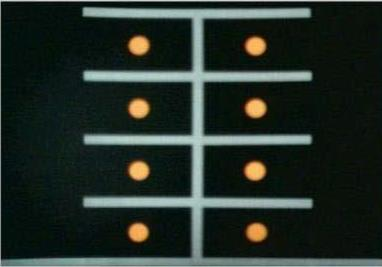
%> input picture images/image1.jpg, 382 x 267 px
$ octave code1.m   (GNU Octave 9; MATLAB toolbox functions it lacks are replaced by stand-ins)
%> lines starting %> are read from the running program, lines starting %| are printed output that depends on the picture; in (x1, y1, x2, y2) boxes, pixels count from 0 and x2, y2 are one past the last pixel; in counts of white or black regions, pixels touching at a corner belong together; the program's own positions count from 1
%code for a very simple image for detecting circles

% constants
sensitivity=0.6;
threshold_for_binary_image=100;
lower_cutoff_radius=5;
higher_cutoff_radius=25;

% take image as input
RGB = imread('/home/hgkumbhare/ivp project/images/image1.jpg');
%> RGB is the input picture: size 267x382x3 uint8; mean R, G, B 35.9, 46.4, 39.9
imshow(RGB);

% convert rgb to grayscale image
I = rgb2gray(RGB);
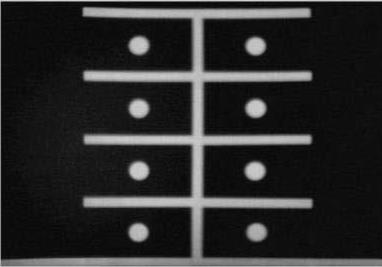
%> I: size 267x382 uint8; min 2, max 215, mean 42.5
figure
imshow(I)

% convert grayscale to binary image
I=I>threshold_for_binary_image;
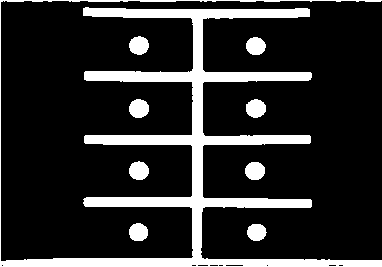
%> I: size 267x382 logical; 16.7% white; 9 white regions, largest, box (x1, y1, x2, y2) and area: (0, 0, 382, 267) 14759, (129, 99, 149, 118) 302, (129, 161, 149, 180) 297
figure;
imshow(I);

% get centers and radius of circles in the image and show them
[centers, radii] = imfindcircles(I,[lower_cutoff_radius higher_cutoff_radius],'ObjectPolarity','bright','Sensitivity',sensitivity);
%> centers = [139.5 109.2; 139.4 171.2; 139.6 46.1; 255.5 171.7; 256.2 109.1; 256.2 46.75; 139 233; 257.1 232.9]; radii = [9.68; 9.55; 9.3; 9.4; 9.56; 9.32; 9.48; 9.1]
h = viscircles(centers,radii);
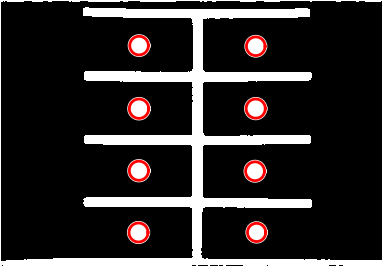
%> figure redrawn from the program's plot data

% display number of empty slots
if length(centers)>0
    disp(length(centers) + " slots available");
%| 8 slots available
else
    disp("No slots available");
end

$ run again, with images/image3.jpg copied over images/image1.jpg
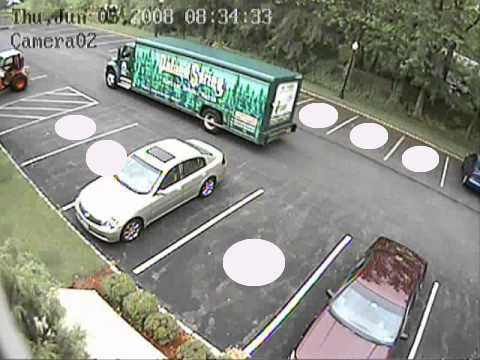
%> input picture images/image3.jpg, 480 x 360 px
%> RGB is the input picture: size 360x480x3 uint8; mean R, G, B 139.2, 142.1, 133.4
%> `I=I>threshold_for_binary_image;`:
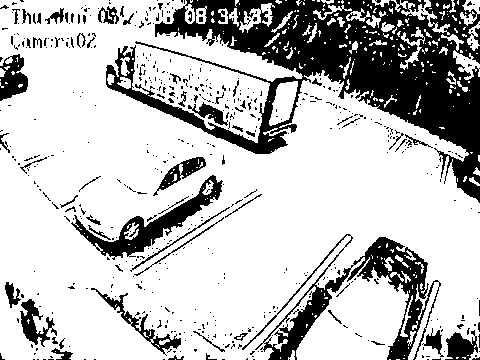
%> I: size 360x480 logical; 75% white; 557 black regions (493 under 20 px), largest, box (x1, y1, x2, y2) and area: (106, 0, 480, 203) 26153, (242, 234, 441, 360) 5607, (71, 175, 223, 260) 2646
%> centers = [132.5 231.6; 294.4 72.56]; radii = [6.51; 9.5]
%> `h = viscircles(centers,radii);`:
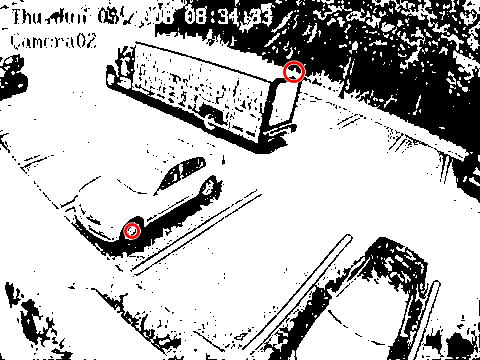
%> figure redrawn from the program's plot data
%| 2 slots available

$ run again, with images/image4.jpg copied over images/image1.jpg
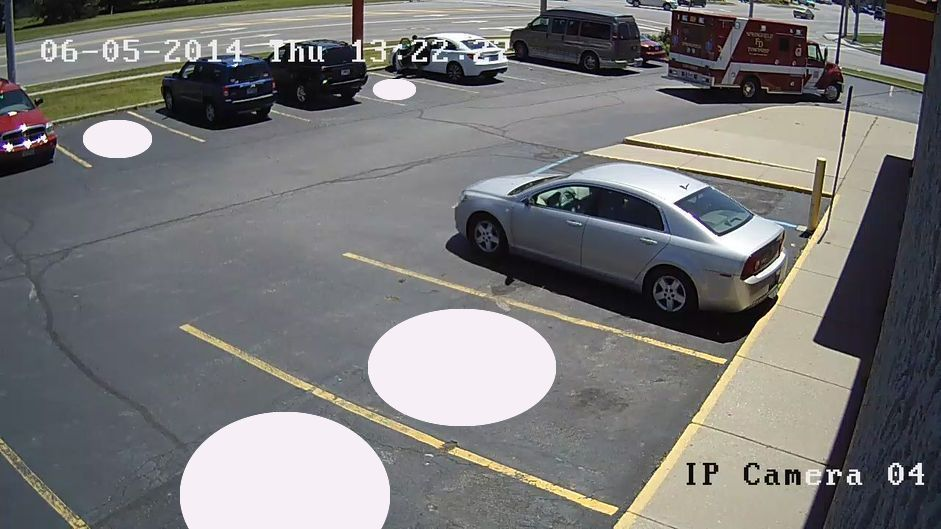
%> input picture images/image4.jpg, 941 x 529 px
%> RGB is the input picture: size 529x941x3 uint8; mean R, G, B 120.5, 119.9, 120.1
%> `I=I>threshold_for_binary_image;`:
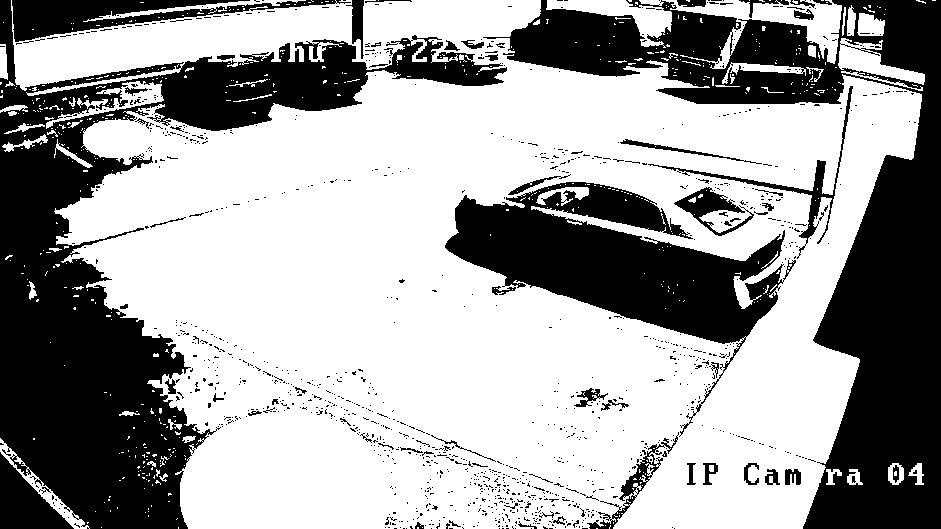
%> I: size 529x941 logical; 63.2% white; 1186 black regions (1118 under 20 px), largest, box (x1, y1, x2, y2) and area: (0, 0, 507, 529) 70425, (483, 0, 941, 529) 63249, (445, 182, 796, 437) 28750
%> centers = [896.3 474.4; 853.7 478; 88.23 118.7; 648 223.3; 812.5 58.72; 148.2 344.2]; radii = [10.22; 8.09; 8.13; 5; 12.12; 22.5]
%> `h = viscircles(centers,radii);`:
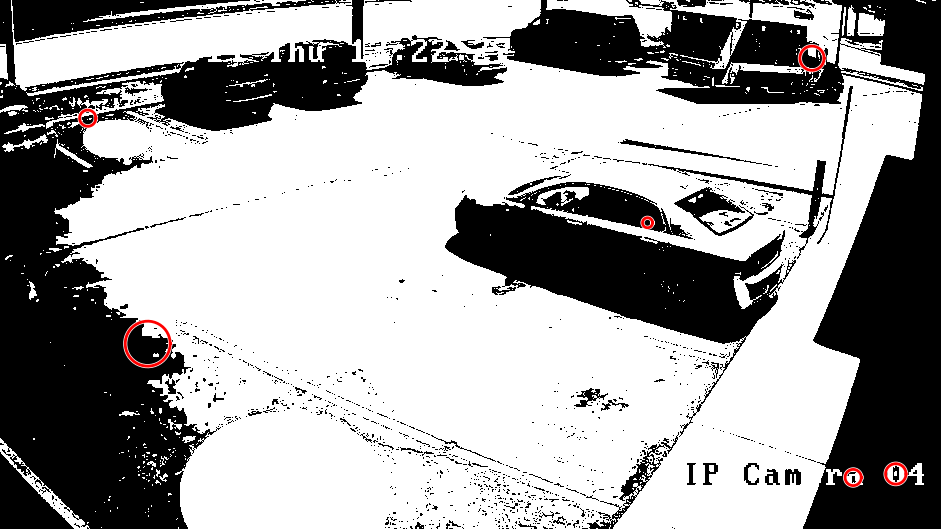
%> figure redrawn from the program's plot data
%| 6 slots available
